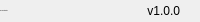
              <widget class="QFrame" name="bottomBar">
               <property name="minimumSize">
                <size>
                 <width>0</width>
                 <height>22</height>
                </size>
               </property>
               <property name="maximumSize">
                <size>
                 <width>16777215</width>
                 <height>22</height>
                </size>
               </property>
               <property name="frameShape">
                <enum>QFrame::NoFrame</enum>
               </property>
               <property name="frameShadow">
                <enum>QFrame::Raised</enum>
               </property>
               <layout class="QHBoxLayout" name="horizontalLayout_5">
                <property name="spacing">
                 <number>0</number>
                </property>
                <property name="leftMargin">
                 <number>0</number>
                </property>
                <property name="topMargin">
                 <number>0</number>
                </property>
                <property name="rightMargin">
                 <number>0</number>
                </property>
                <property name="bottomMargin">
                 <number>0</number>
                </property>
                <item>
                 <widget class="QLabel" name="creditsLabel">
                  <property name="maximumSize">
                   <size>
                    <width>16777215</width>
                    <height>16</height>
                   </size>
                  </property>
                  <property name="font">
                   <font>
                    <family>Segoe UI</family>
                    <pointsize>-1</pointsize>
                    <italic>false</italic>
                    <bold>false</bold>
                   </font>
                  </property>
                  <property name="text">
                   <string>By: ReportMaster</string>
                  </property>
                  <property name="alignment">
                   <set>Qt::AlignLeading|Qt::AlignLeft|Qt::AlignVCenter</set>
                  </property>
                 </widget>
                </item>
                <item>
                 <widget class="QLabel" name="version">
                  <property name="text">
                   <string>v1.0.0</string>
                  </property>
                  <property name="alignment">
                   <set>Qt::AlignRight|Qt::AlignTrailing|Qt::AlignVCenter</set>
                  </property>
                 </widget>
                </item>
                <item>
                 <widget class="QFrame" name="frame_size_grip">
                  <property name="minimumSize">
                   <size>
                    <width>20</width>
                    <height>0</height>
                   </size>
                  </property>
                  <property name="maximumSize">
                   <size>
                    <width>20</width>
                    <height>16777215</height>
                   </size>
                  </property>
                  <property name="frameShape">
                   <enum>QFrame::NoFrame</enum>
                  </property>
                  <property name="frameShadow">
                   <enum>QFrame::Raised</enum>
                  </property>
                 </widget>
                </item>
               </layout>
              </widget>
